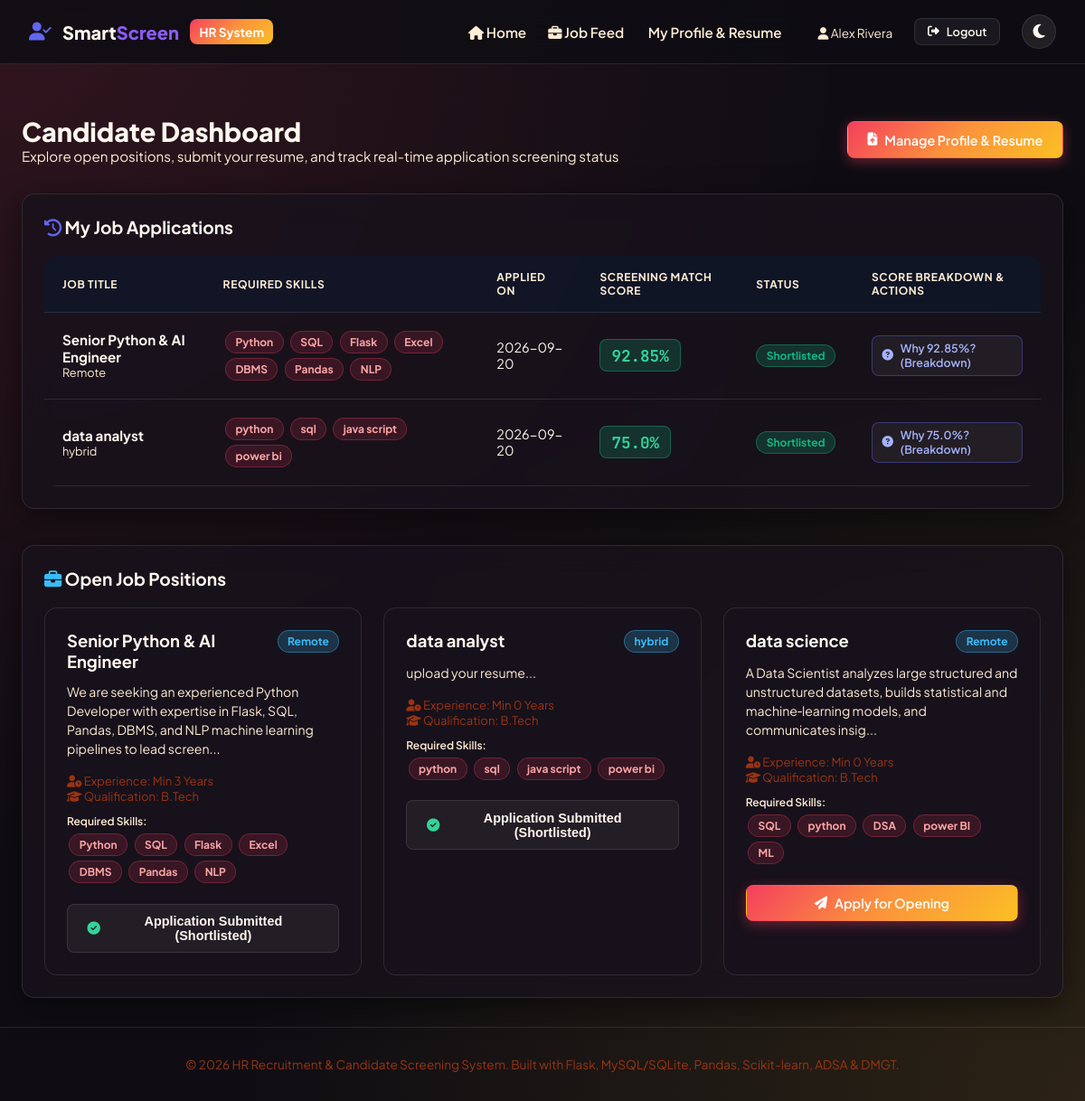
/candidate/dashboard (signed in), run on the app's committed database.
### models/user.py (models this page shows, shortened)
class CandidateProfile(db.Model):
    __tablename__ = 'candidate_profiles'
    id = db.Column(db.Integer, primary_key=True)
    user_id = db.Column(db.Integer, db.ForeignKey('users.id', ondelete='CASCADE'), nullable=False, unique=True)
    full_name = db.Column(db.String(100), nullable=False)
    phone = db.Column(db.String(20), nullable=True)
    education = db.Column(db.String(100), nullable=True)
    experience_years = db.Column(db.Integer, default=0)
    resume_filename = db.Column(db.String(255), nullable=True)
    resume_text = db.Column(db.Text, nullable=True)
    created_at = db.Column(db.DateTime, default=datetime.utcnow)
    skills = db.relationship('Skill', secondary='candidate_skills', backref=db.backref('candidates', lazy='dynamic'))
    applications = db.relationship('Application', backref='candidate', cascade='all, delete-orphan')

### models/application.py (models this page shows, shortened)
class Application(db.Model):
    __tablename__ = 'applications'
    id = db.Column(db.Integer, primary_key=True)
    job_id = db.Column(db.Integer, db.ForeignKey('jobs.id', ondelete='CASCADE'), nullable=False)
    candidate_id = db.Column(db.Integer, db.ForeignKey('candidate_profiles.id', ondelete='CASCADE'), nullable=False)
    match_score = db.Column(db.Float, default=0.0, nullable=False)
    skill_score = db.Column(db.Float, default=0.0, nullable=False)
    exp_score = db.Column(db.Float, default=0.0, nullable=False)
    edu_score = db.Column(db.Float, default=0.0, nullable=False)
    status = db.Column(db.String(30), default='Applied') # 'Applied', 'Reviewing', 'Shortlisted', 'Rejected'
    applied_at = db.Column(db.DateTime, default=datetime.utcnow)
    __table_args__ = (
        db.UniqueConstraint('job_id', 'candidate_id', name='unique_job_candidate'),
    )

### models/job.py (models this page shows, shortened)
class Job(db.Model):
    __tablename__ = 'jobs'
    id = db.Column(db.Integer, primary_key=True)
    hr_id = db.Column(db.Integer, db.ForeignKey('users.id', ondelete='CASCADE'), nullable=False)
    title = db.Column(db.String(150), nullable=False)
    description = db.Column(db.Text, nullable=False)
    required_skills_text = db.Column(db.Text, nullable=False)
    min_qualification = db.Column(db.String(100), nullable=False)
    min_experience_years = db.Column(db.Integer, default=0, nullable=False)
    location = db.Column(db.String(100), default='Remote')
    status = db.Column(db.String(20), default='Open') # 'Open' or 'Closed'
    created_at = db.Column(db.DateTime, default=datetime.utcnow)
    hr = db.relationship('User', backref=db.backref('jobs_posted', lazy=True))
    skills = db.relationship('Skill', secondary=job_skills, backref=db.backref('jobs', lazy='dynamic'))
    applications = db.relationship('Application', backref='job', cascade='all, delete-orphan')
    def get_skill_names(self):
        if self.skills:
            return [s.name for s in self.skills]
        return [s.strip() for s in self.required_skills_text.split(',') if s.strip()]

class Skill(db.Model):
    __tablename__ = 'skills'
    id = db.Column(db.Integer, primary_key=True)
    name = db.Column(db.String(80), unique=True, nullable=False, index=True)
    category = db.Column(db.String(50), default='Technical')

### routes/candidate.py (the view)
@candidate_bp.route('/dashboard')
@candidate_required
def dashboard():
    cand_profile = CandidateProfile.query.filter_by(user_id=session['user_id']).first()
    open_jobs = Job.query.filter_by(status='Open').all()
    cand_applications = {app.job_id: app for app in cand_profile.applications} if cand_profile else {}
    return render_template(
        'candidate/dashboard.html',
        profile=cand_profile,
        jobs=open_jobs,
        applications=cand_applications
    )

### app.py (called while the page is built)
def create_app():
    app = Flask(__name__)
    app.config.from_object(Config)
    db.init_app(app)
    app.register_blueprint(auth_bp)
    app.register_blueprint(hr_bp)
    app.register_blueprint(candidate_bp)
    app.register_blueprint(screening_bp)
    os.makedirs(app.config['UPLOAD_FOLDER'], exist_ok=True)
    @app.route('/')
    def index():
        return render_template('index.html')
    @app.context_processor
    def inject_user():
        return dict(
            user_id=session.get('user_id'),
            role=session.get('role'),
            full_name=session.get('full_name')
        )
    with app.app_context():
        db.create_all()
    return app

### routes/candidate.py (called while the page is built)
def candidate_required(f):
    @wraps(f)
    def decorated_function(*args, **kwargs):
        if 'user_id' not in session or session.get('role') != 'candidate':
            flash('Access restricted to Candidates only.', 'danger')
            return redirect(url_for('auth.candidate_login'))
        return f(*args, **kwargs)
    return decorated_function

### templates/candidate/dashboard.html (shortened to what this page needs)
{% extends "base.html" %}
{% block content %}
<div style="display: flex; align-items: center; justify-content: space-between; margin-bottom: 2rem;">
    <div>
        <h1 style="font-size: 1.8rem; font-weight: 800;">Candidate Dashboard</h1>
        <p style="color: var(--text-secondary); font-size: 0.95rem;">Explore open positions, submit your resume, and track real-time application screening status</p>
    </div>
    <a href="{{ url_for('candidate.profile') }}" class="btn btn-primary">
        <i class="fa-solid fa-file-arrow-up"></i> Manage Profile & Resume
    </a>
</div>
<div class="glass-panel" style="padding: 1.5rem; margin-bottom: 2.5rem;">
    <h3 style="font-size: 1.2rem; font-weight: 700; margin-bottom: 1.25rem;">
        <i class="fa-solid fa-clock-rotate-left" style="color: #6366f1;"></i> My Job Applications
    </h3>
    {% if applications %}
        <div class="table-responsive">
            <table class="custom-table">
                <thead>
                    <tr>
                        <th>Job Title</th>
                        <th>Required Skills</th>
                        <th>Applied On</th>
                        <th>Screening Match Score</th>
                        <th>Status</th>
                        <th>Score Breakdown & Actions</th>
                    </tr>
                </thead>
                <tbody>
                    {% for job_id, app in applications.items() %}
                        <tr>
                            <td>
                                <strong style="font-size: 0.95rem; color: var(--text-primary);">{{ app.job.title }}</strong>
                                <div style="font-size: 0.8rem; color: var(--text-secondary);">{{ app.job.location }}</div>
                            </td>
                            <td>
                                {% for sname in app.job.get_skill_names() %}
                                    <span class="badge badge-skill">{{ sname }}</span>
                                {% endfor %}
                            </td>
                            <td>{{ app.applied_at.strftime('%Y-%m-%d') }}</td>
                            <td>
                                <span class="score-badge {{ 'score-high' if app.match_score >= 75 else ('score-medium' if app.match_score >= 50 else 'score-low') }}">
                                    {{ app.match_score }}%
                                </span>
                            </td>
                            <td>
                                <span class="badge {{ 'badge-success' if app.status == 'Shortlisted' else ('badge-info' if app.status == 'Reviewing' else ('badge-danger' if app.status == 'Rejected' else 'badge-warning')) }}">
                                    {{ app.status }}
                                </span>
                            </td>
                            <td>
                                <a href="{{ url_for('screening.screening_result', app_id=app.id) }}" class="btn btn-secondary btn-sm" style="font-size: 0.78rem; padding: 0.35rem 0.65rem; border: 1px solid rgba(99, 102, 241, 0.4); color: #a5b4fc;">
                                    <i class="fa-solid fa-circle-question"></i> Why {{ app.match_score }}%? (Breakdown)
                                </a>
                            </td>
                        </tr>
                    {% endfor %}
                </tbody>
            </table>
        </div>
    {% else %}
        <p style="color: var(--text-secondary); text-align: center; padding: 1.5rem;">You have not applied for any jobs yet. Browse open positions below.</p>
    {% endif %}
</div>
<div class="glass-panel" style="padding: 1.5rem;">
    <h3 style="font-size: 1.2rem; font-weight: 700; margin-bottom: 1.25rem;">
        <i class="fa-solid fa-briefcase" style="color: #38bdf8;"></i> Open Job Positions
    </h3>
    {% if jobs %}
        <div style="display: grid; grid-template-columns: repeat(auto-fill, minmax(340px, 1fr)); gap: 1.5rem;">
            {% for job in jobs %}
                <div class="glass-card">
                    <div style="display: flex; justify-content: space-between; align-items: flex-start; margin-bottom: 0.75rem;">
                        <h4 style="font-size: 1.15rem; font-weight: 700;">{{ job.title }}</h4>
                        <span class="badge badge-info">{{ job.location }}</span>
                    </div>
                    <p style="font-size: 0.88rem; color: var(--text-secondary); margin-bottom: 1rem; line-height: 1.5;">
                        {{ job.description[:140] }}...
                    </p>
                    <div style="font-size: 0.82rem; color: var(--text-muted); margin-bottom: 0.75rem;">
                        <div><i class="fa-solid fa-user-clock"></i> Experience: Min {{ job.min_experience_years }} Years</div>
                        <div><i class="fa-solid fa-graduation-cap"></i> Qualification: {{ job.min_qualification }}</div>
                    </div>
                    <div style="margin-bottom: 1.25rem;">
                        <span style="font-size: 0.75rem; color: var(--text-secondary); display: block; margin-bottom: 0.25rem; font-weight: 600;">Required Skills:</span>
                        {% for sname in job.get_skill_names() %}
                            <span class="badge badge-skill">{{ sname }}</span>
                        {% endfor %}
                    </div>
                    {% if job.id in applications %}
                        <button class="btn btn-secondary" style="width: 100%;" disabled>
                            <i class="fa-solid fa-check-circle" style="color: #34d399;"></i> Application Submitted ({{ applications[job.id].status }})
                        </button>
                    {% else %}
                        <a href="{{ url_for('candidate.apply_job', job_id=job.id) }}" class="btn btn-primary" style="width: 100%; text-decoration: none;">
                            <i class="fa-solid fa-paper-plane"></i> Apply for Opening
                        </a>
                    {% endif %}
                </div>
            {% endfor %}
        </div>
    {% else %}
        <p style="color: var(--text-secondary); text-align: center; padding: 2rem;">No open positions available at this time.</p>
    {% endif %}
</div>
{% endblock %}

### templates/base.html (shortened to what this page needs)
<!DOCTYPE html>
<html lang="en">
<head>
    <link rel="stylesheet" href="https://cdnjs.cloudflare.com/ajax/libs/font-awesome/6.4.0/css/all.min.css">
    <link rel="stylesheet" href="{{ url_for('static', filename='css/main.css') }}">
</head>
<body>
    <nav class="navbar">
        <div class="nav-container">
            <a href="{{ url_for('index') }}" class="brand-logo">
                <i class="fa-solid fa-user-check" style="color: #6366f1;"></i>
                <span>Smart<span style="color: #8b5cf6;">Screen</span></span>
                <span class="brand-badge">HR System</span>
            </a>
            <ul class="nav-links">
                <li><a href="{{ url_for('index') }}" class="nav-link"><i class="fa-solid fa-house"></i> Home</a></li>
                {% if role == 'hr' %}
                    <li><a href="{{ url_for('hr.dashboard') }}" class="nav-link"><i class="fa-solid fa-chart-line"></i> HR Dashboard</a></li>
                    <li><a href="{{ url_for('hr.job_create') }}" class="nav-link"><i class="fa-solid fa-plus-circle"></i> Create Job</a></li>
                    <li style="margin-left: 1rem;">
                        <span style="font-size: 0.85rem; color: var(--text-secondary);"><i class="fa-solid fa-user-tie"></i> {{ full_name }}</span>
                    </li>
                    <li><a href="{{ url_for('auth.logout') }}" class="btn btn-secondary btn-sm"><i class="fa-solid fa-right-from-bracket"></i> Logout</a></li>
                {% elif role == 'candidate' %}
                    <li><a href="{{ url_for('candidate.dashboard') }}" class="nav-link"><i class="fa-solid fa-briefcase"></i> Job Feed</a></li>
                    <li><a href="{{ url_for('candidate.profile') }}" class="nav-link"> My Profile & Resume</a></li>
                    <li style="margin-left: 1rem;">
                        <span style="font-size: 0.85rem; color: var(--text-secondary);"><i class="fa-solid fa-user"></i> {{ full_name }}</span>
                    </li>
                    <li><a href="{{ url_for('auth.logout') }}" class="btn btn-secondary btn-sm"><i class="fa-solid fa-right-from-bracket"></i> Logout</a></li>
                {% else %}
                    <li><a href="{{ url_for('auth.hr_login') }}" class="btn btn-secondary btn-sm"><i class="fa-solid fa-user-shield"></i> HR Portal</a></li>
                    <li><a href="{{ url_for('auth.candidate_login') }}" class="btn btn-primary btn-sm"><i class="fa-solid fa-user-graduate"></i> Candidate Portal</a></li>
                {% endif %}
                <li>
                    <button id="theme-toggle" class="theme-toggle-btn" aria-label="Toggle Theme" title="Toggle Light/Dark Mode">
                        <i id="theme-icon" class="fa-solid fa-moon"></i>
                    </button>
                </li>
            </ul>
        </div>
    </nav>
    <main class="main-content">
        {% block content %}{% endblock %}
    </main>
    <footer>
        <div style="max-width: 1400px; margin: 0 auto;">
            <p>&copy; 2026 HR Recruitment & Candidate Screening System. Built with Flask, MySQL/SQLite, Pandas, Scikit-learn, ADSA & DMGT.</p>
        </div>
    </footer>
</body>
</html>

### data on the page
CandidateProfile: full_name "Alex Rivera"
Application: job "Senior Python & AI Engineer", job.location "Remote", applied_at "2026-09-20", match_score "92.85", status "Shortlisted"
Skill: name "Python"
Skill: name "SQL"
Skill: name "Flask"
Skill: name "Excel"
Skill: name "DBMS"
Skill: name "Pandas"
Skill: name "NLP"
Application: job "data analyst", job.location "hybrid", applied_at "2026-09-20", match_score "75.0", status "Shortlisted"
Skill: name "python"
Skill: name "sql"
Skill: name "java script"
Skill: name "power bi"
Job: title "Senior Python & AI Engineer", location "Remote", description "We are seeking an experienced Python Developer with expertise in Flask, SQL, Pandas, DBMS, and NLP machine learning pipelines to lead screen", min_experience_years "3", min_qualification "B.Tech"
Job: title "data analyst", location "hybrid", description "upload your resume", min_experience_years "0", min_qualification "B.Tech"
Job: title "data science", location "Remote", description "A Data Scientist analyzes large structured and unstructured datasets, builds statistical and machine‑learning models, and communicates insig", min_experience_years "0", min_qualification "B.Tech"
Skill: name "DSA"
Skill: name "power BI"
Skill: name "ML"
